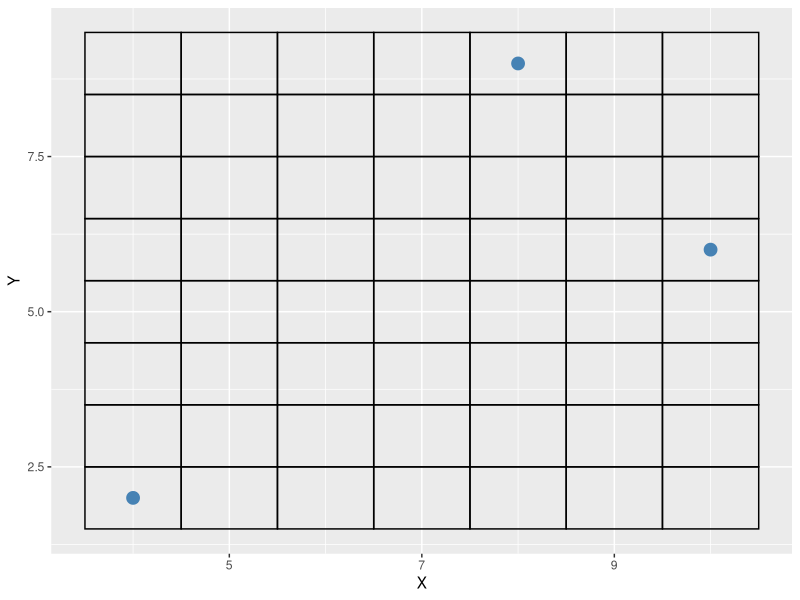

The R source for this figure:
## ---- chunk 1
library(data.table)
Make_Grid <- function(point_locs, cell_size, buffer){
  # calculate the origin
  x_origin = (min(point_locs$X)) - (cell_size * buffer)
  y_origin = (min(point_locs$Y)) - (cell_size * buffer)
  # calculate the farthest distance out
  x_dist = (max(point_locs$X)) + (cell_size * buffer)
  y_dist = (max(point_locs$Y)) + (cell_size * buffer)
  # grid check, if last value in sequance is not greater than distance in x and y need to add one more cell size to vector
  x_seq <- seq(x_origin ,x_dist, cell_size)
  if (max(x_seq) < (x_dist - cell_size/2)){
    x_seq <- c(x_seq, max(x_seq) + cell_size)
  }
  y_seq <- seq(y_origin ,y_dist, cell_size)
  if (max(y_seq) < (y_dist - cell_size/2)){
    y_seq <- c(y_seq, max(y_seq) + cell_size)
  }
  # create grid data set
  grid_data <- CJ(x = x_seq, y = y_seq)
  # add cell information
  grid_data$cell_size = cell_size
  grid_data$cell_id = 1:nrow(grid_data)
  grid_data
}
# Make sure the X and Y are capatilzed
test_points <- data.table(X = c(4,8, 10), Y = c(2, 9, 6))

grid <- Make_Grid(point_locs = test_points, cell_size = 1, buffer = 0)
## ---- chunk 2
library(ggplot2)
ggplot() +
  geom_point(data = test_points, aes(x = X, y = Y), color = 'steelblue', size = 4) +
  geom_rect(data = grid, aes(xmin = x - cell_size/2, ymin = y - cell_size/2, xmax = x + cell_size/2, ymax = y + cell_size/2), color = 'black', fill = NA)
